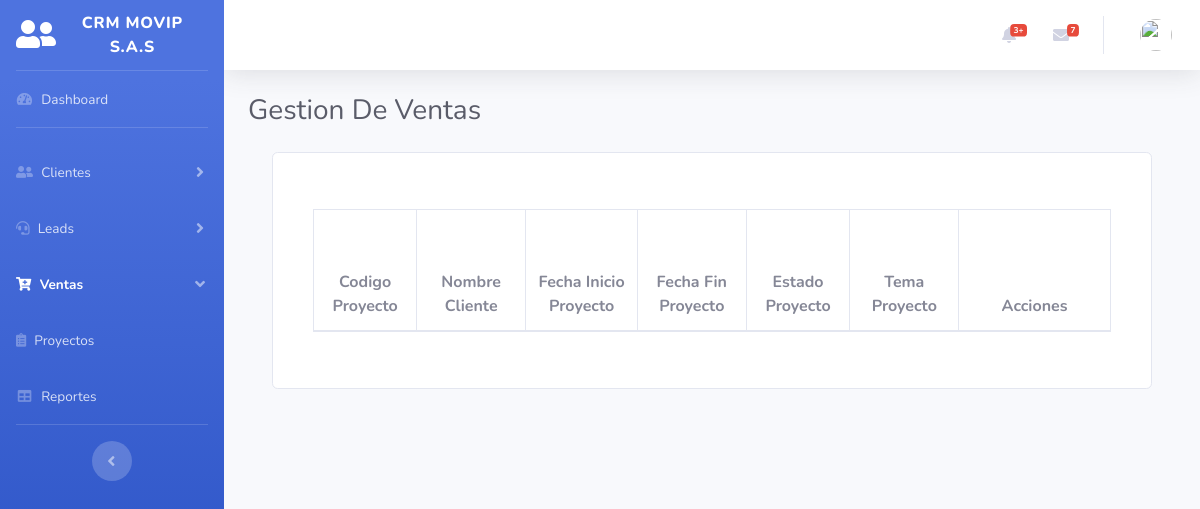
/gestionaventas.php (signed in), run on an earlier commit of the app's database.
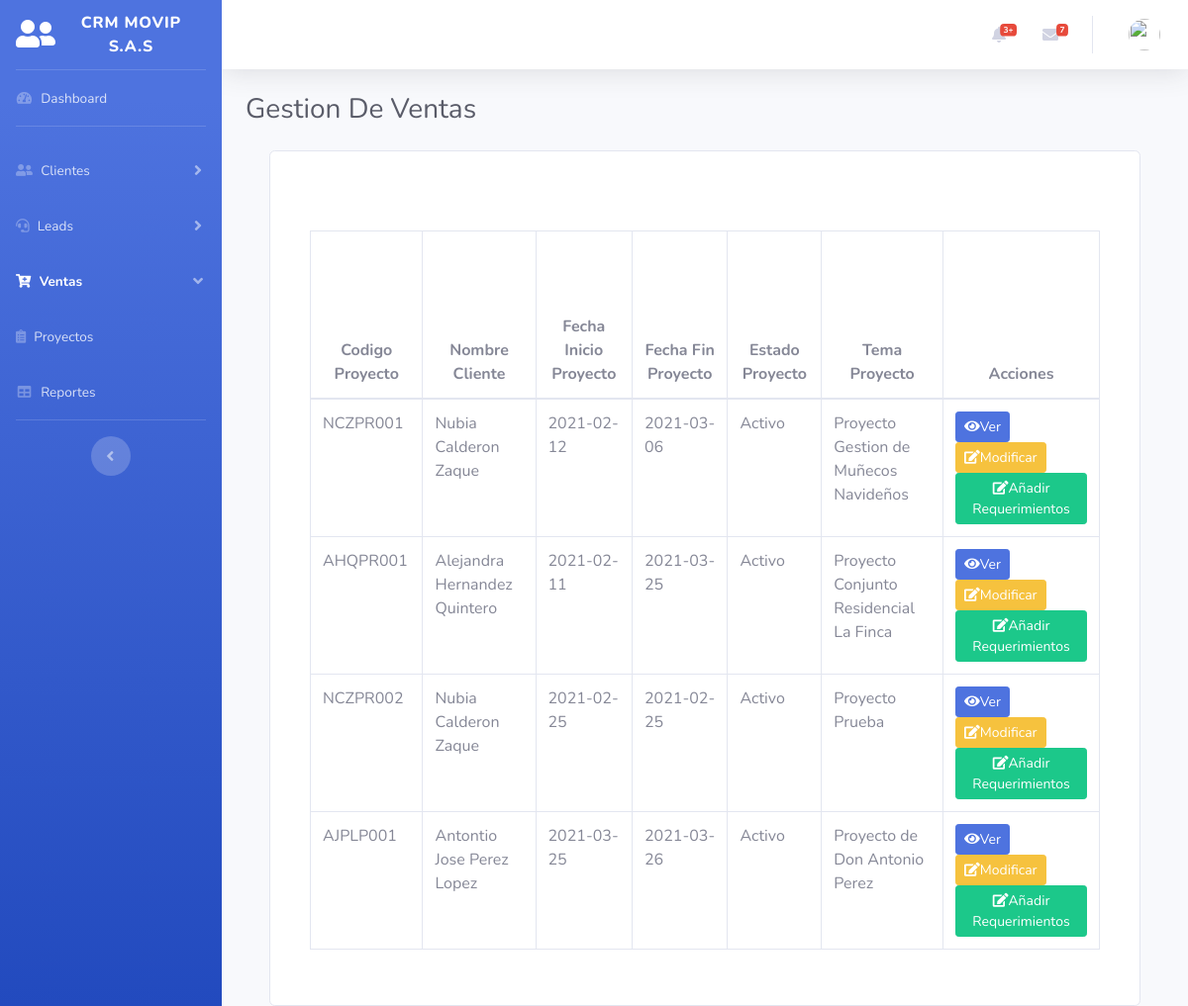
And on a later commit of the database.
### tables this page shows
CREATE TABLE `proyectos` (
  `id_proyecto` int(11) NOT NULL,
  `codigo_proyecto` varchar(50) NOT NULL,
  `cliente_proyecto` varchar(50) NOT NULL,
  `fecha_ini_proyecto` date NOT NULL,
  `fecha_fin_proyecto` date DEFAULT NULL,
  `estado_proyecto` int(11) NOT NULL,
  `tema_proyecto` varchar(100) DEFAULT NULL,
  `descripcion_proyecto` text DEFAULT NULL
);

### gestionaventas.php (the view, shortened to what the changed rows need)
<?php
include("conlead.php");
?>
<!DOCTYPE html>
<html lang="en">
<head>
  <link href="vendor/fontawesome-free/css/all.min.css" rel="stylesheet" type="text/css">
  <link href="css/sb-admin-2.min.css" rel="stylesheet">
</head>
<body id="page-top">
  <div id="wrapper">
    <div id="content-wrapper" class="d-flex flex-column">
      <div id="content">
        <div class="container-fluid">
          <div class="d-sm-flex align-items-center justify-content-between mb-4">
            <h1 class="h3 mb-0 text-gray-800">Gestion De Ventas</h1>
          </div>
          <fieldset>
            <div class="container p-8">
              <div class="group">
                <div class="card card-body">
                  <div class="card-body">
                    <div class="table-responsive">
                      <table id="data_table" class="table table-bordered" cellspacing="0" width="100%">
                        <thead>
                          <tr>
                            <th>
                              <center>Codigo Proyecto </center>
                            </th>
                            <th>
                              <center>Nombre Cliente </center>
                            </th>
                            <th>
                              <center>Fecha Inicio Proyecto </center>
                            </th>
                            <th>
                              <center>Fecha Fin Proyecto</center>
                            </th>
                            <th>
                              <center>Estado Proyecto</center>
                            </th>
                            <th>
                              <center>Tema Proyecto</center>
                            </th>
                            <th>
                              <center>Acciones</center>
                            </th>
                          </tr>
                        </thead>
                        <?php
                        $sql = "SELECT * FROM proyectos WHERE estado_proyecto = '2'";
                        $result = mysqli_query($conexion2, $sql);
                        while ($mostrar = mysqli_fetch_array($result)) {
                          echo "<tr>";
                          echo "<td>";
                          echo $mostrar['codigo_proyecto'];
                          echo "</td>";
                          echo "<td>";
                          echo $mostrar['cliente_proyecto'];
                          echo "</td>";
                          echo "<td>";
                          echo $mostrar['fecha_ini_proyecto'];
                          echo "</td>";
                          echo "<td>";
                          echo $mostrar['fecha_fin_proyecto'];
                          echo "</td>";
                          echo "<td>";
                          if ($mostrar['estado_proyecto'] = '2') {
                            echo 'Activo';
                          }
                          echo "</td>";
                          echo "<td>";
                          echo $mostrar['tema_proyecto'];
                          echo "</td>";
                          echo "<colspan='24'><div class='btn-group'><th>
                              <a href='verproyecto.php?id=$mostrar[id_proyecto]'><button type='button' class='btn btn-outline-primary btn-sm active'><i class='fa fa-eye'></i>Ver</button></a>
                              <a href='modificarproyecto.php?id=$mostrar[id_proyecto]'><button type='button' class='btn btn-outline-warning btn-sm active'><i class='fa fa-edit'></i>Modificar</button></a>
                              <a href='añadirrequerimientos.php?id=$mostrar[id_proyecto]'><button type='button' class='btn btn-outline-success btn-sm active'><i class='fa fa-edit'></i>Añadir Requerimientos</button></a>";
                        }
                        ?>
                      </table>
                    </div>
                  </div>
                </div>
              </div>
            </div>
        </div>
</body>
</html>

What changed in the data, as far as the page shows it:
added proyectos: codigo_proyecto "NCZPR001", cliente_proyecto "Nubia Calderon Zaque", fecha_ini_proyecto "2021-02-12", fecha_fin_proyecto "2021-03-06", tema_proyecto "Proyecto Gestion de Muñecos Navideños"
added proyectos: codigo_proyecto "AHQPR001", cliente_proyecto "Alejandra Hernandez Quintero", fecha_ini_proyecto "2021-02-11", fecha_fin_proyecto "2021-03-25", tema_proyecto "Proyecto Conjunto Residencial La Finca"
added proyectos: codigo_proyecto "NCZPR002", cliente_proyecto "Nubia Calderon Zaque", fecha_ini_proyecto "2021-02-25", fecha_fin_proyecto "2021-02-25", tema_proyecto "Proyecto Prueba"
added proyectos: codigo_proyecto "AJPLP001", cliente_proyecto "Antontio Jose Perez Lopez", fecha_ini_proyecto "2021-03-25", fecha_fin_proyecto "2021-03-26", tema_proyecto "Proyecto de Don Antonio Perez"
